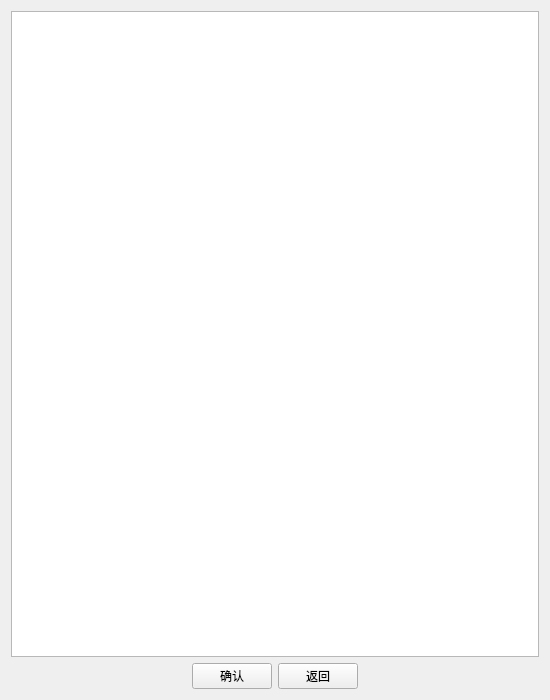
<?xml version="1.0" encoding="UTF-8"?>
<ui version="4.0">
 <class>Prentry</class>
 <widget class="QWidget" name="Prentry">
  <property name="geometry">
   <rect>
    <x>0</x>
    <y>0</y>
    <width>550</width>
    <height>700</height>
   </rect>
  </property>
  <property name="windowTitle">
   <string>Form</string>
  </property>
  <layout class="QGridLayout" name="gridLayout_2">
   <item row="0" column="0">
    <layout class="QGridLayout" name="gridLayout">
     <item row="0" column="0">
      <widget class="QTableWidget" name="tableWidget"/>
     </item>
    </layout>
   </item>
   <item row="1" column="0">
    <layout class="QHBoxLayout" name="horizontalLayout">
     <item>
      <spacer name="horizontalSpacer">
       <property name="orientation">
        <enum>Qt::Horizontal</enum>
       </property>
       <property name="sizeHint" stdset="0">
        <size>
         <width>40</width>
         <height>20</height>
        </size>
       </property>
      </spacer>
     </item>
     <item>
      <widget class="QPushButton" name="btnConfirm">
       <property name="text">
        <string>确认</string>
       </property>
      </widget>
     </item>
     <item>
      <widget class="QPushButton" name="btnReturn">
       <property name="text">
        <string>返回</string>
       </property>
      </widget>
     </item>
     <item>
      <spacer name="horizontalSpacer_2">
       <property name="orientation">
        <enum>Qt::Horizontal</enum>
       </property>
       <property name="sizeHint" stdset="0">
        <size>
         <width>40</width>
         <height>20</height>
        </size>
       </property>
      </spacer>
     </item>
    </layout>
   </item>
  </layout>
 </widget>
 <resources/>
 <connections/>
</ui>
